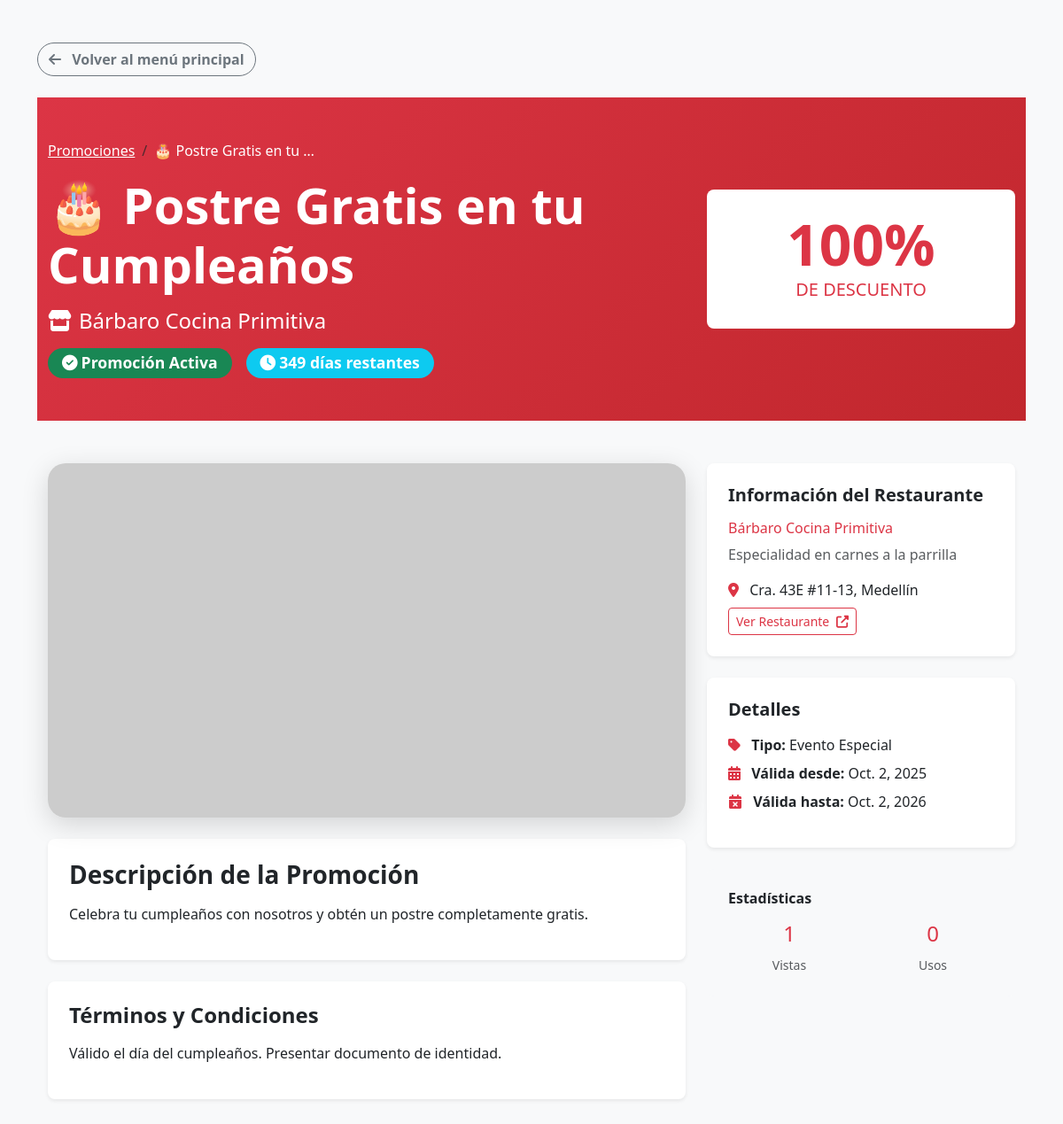
Page /promociones/promocion/5/ on the committed database.
### promociones/models.py (models this page shows, shortened)
class Promocion(models.Model):
    titulo = models.CharField(max_length=200, help_text="Título llamativo de la promoción")
    descripcion = models.TextField(help_text="Descripción detallada de la promoción")
    descripcion_corta = models.CharField(max_length=150, help_text="Descripción breve para tarjetas")
    restaurante = models.ForeignKey(Business, on_delete=models.CASCADE, related_name='promociones')
    tipo_promocion = models.ForeignKey(TipoPromocion, on_delete=models.CASCADE)
    descuento_porcentaje = models.DecimalField(max_digits=5, decimal_places=2, blank=True, null=True, help_text="Ej: 25.00 para 25%")
    precio_original = models.DecimalField(max_digits=10, decimal_places=2, blank=True, null=True)
    precio_promocional = models.DecimalField(max_digits=10, decimal_places=2, blank=True, null=True)
    fecha_inicio = models.DateField()
    fecha_fin = models.DateField()
    hora_inicio = models.TimeField(blank=True, null=True, help_text="Hora de inicio diaria")
    hora_fin = models.TimeField(blank=True, null=True, help_text="Hora de fin diaria")
    dias_validos = models.CharField(max_length=20, default="1234567", help_text="1=Lunes, 7=Domingo")
    activa = models.BooleanField(default=True)
    limite_personas = models.PositiveIntegerField(blank=True, null=True, help_text="Límite de personas que pueden usar la promoción")
    usos_actuales = models.PositiveIntegerField(default=0)
    imagen_principal = models.URLField(blank=True, null=True)
    imagen_secundaria = models.URLField(blank=True, null=True)
    terminos_condiciones = models.TextField(blank=True, help_text="Términos y condiciones específicos")
    creada_en = models.DateTimeField(auto_now_add=True)
    actualizada_en = models.DateTimeField(auto_now=True)
    creada_por = models.ForeignKey(settings.AUTH_USER_MODEL, on_delete=models.SET_NULL, null=True, blank=True)
    vistas = models.PositiveIntegerField(default=0)
    me_gusta = models.PositiveIntegerField(default=0)
    def esta_activa(self):
        hoy = timezone.now().date()
        ahora = timezone.now().time()
        if not (self.fecha_inicio <= hoy <= self.fecha_fin):
            return False
        if not self.activa:
            return False
        if self.limite_personas and self.usos_actuales >= self.limite_personas:
            return False
        dia_semana = str(hoy.isoweekday())
        if dia_semana not in self.dias_validos:
            return False
        if self.hora_inicio and self.hora_fin:
            if not (self.hora_inicio <= ahora <= self.hora_fin):
                return False
        return True
    def calcular_descuento(self):
        if self.precio_original and self.precio_promocional:
            descuento = ((self.precio_original - self.precio_promocional) / self.precio_original) * 100
            return round(descuento, 2)
        return self.descuento_porcentaje
    def tiempo_restante(self):
        hoy = timezone.now().date()
        if self.fecha_fin > hoy:
            return (self.fecha_fin - hoy).days
        return 0
    def incrementar_vistas(self):
        self.vistas += 1
        self.save(update_fields=['vistas'])
    class Meta:
        verbose_name = "Promoción"
        verbose_name_plural = "Promociones"
        ordering = ['-creada_en']

class TipoPromocion(models.Model):
    nombre = models.CharField(max_length=50, unique=True)
    descripcion = models.TextField(blank=True)
    class Meta:
        verbose_name = "Tipo de Promoción"
        verbose_name_plural = "Tipos de Promociones"

### appdely/models.py (models this page shows, shortened)
class Business(models.Model):
    business_name = models.CharField(max_length=50)
    address = models.CharField(max_length=100)
    description = models.TextField()
    phone_number = models.CharField(max_length=30)
    email = models.CharField(max_length=50)
    status = models.BooleanField(default=True)
    created_at = models.DateTimeField(auto_now_add=True)
    updated_at = models.DateTimeField(auto_now=True)
    business_type = models.ForeignKey(BusinessType, on_delete=models.CASCADE)
    image_url = models.CharField(max_length=100, blank=True, null=True)
    def average_rating(self):
        reviews = self.review_set.all()
        if reviews.exists():
            return round(sum(r.rating for r in reviews) / reviews.count(), 2)
        return None
    average_rating.short_description = 'Promedio de Calificación'

### promociones/views.py (the view)
# urls.py: path('promocion/<int:pk>/', views.promocion_detail, name='promocion_detail'),
def promocion_detail(request, pk):
    promocion = get_object_or_404(Promocion, pk=pk)
    promocion.incrementar_vistas()
    promociones_relacionadas = Promocion.objects.filter(
        restaurante=promocion.restaurante,
        activa=True
    ).exclude(pk=pk)[:3]
    context = {
        'promocion': promocion,
        'promociones_relacionadas': promociones_relacionadas,
        'esta_activa': promocion.esta_activa(),
        'tiempo_restante': promocion.tiempo_restante(),
        'descuento_calculado': promocion.calcular_descuento(),
    }
    return render(request, 'promociones/promocion_detail.html', context)

### promociones/templates/promociones/promocion_detail.html (shortened to what this page needs)
{% load static %}
<!DOCTYPE html>
<html lang="es">
<head>
  <link href="https://cdn.jsdelivr.net/npm/bootstrap@5.3.0/dist/css/bootstrap.min.css" rel="stylesheet">
  <link href="https://cdnjs.cloudflare.com/ajax/libs/font-awesome/6.4.0/css/all.min.css" rel="stylesheet">
  <link rel="stylesheet" href="{% static 'promociones/css/promocion.css' %}">
</head>
<body>
     <div class="container my-5">
    <div class="mb-4">
        <a href="{% url 'business_list' %}" class="btn btn-outline-secondary" style="border-radius:30px; font-weight:600;">
            <i class="fa-solid fa-arrow-left me-2"></i> Volver al menú principal
        </a>
    </div>
  <div class="promo-hero py-5">
    <div class="container">
      <div class="row align-items-center">
        <div class="col-md-8">
          <nav aria-label="breadcrumb" class="mb-3">
            <ol class="breadcrumb">
              <li class="breadcrumb-item"><a href="{% url 'promociones_list' %}" class="text-white">Promociones</a></li>
              <li class="breadcrumb-item active text-white" aria-current="page">{{ promocion.titulo|truncatewords:5 }}</li>
            </ol>
          </nav>
          <h1 class="display-4 fw-bold mb-3">{{ promocion.titulo }}</h1>
          <h4 class="mb-3">
            <i class="fas fa-store me-2"></i>{{ promocion.restaurante.business_name }}
          </h4>
          <div class="d-flex gap-3">
            {% if esta_activa %}
              <span class="badge bg-success status-badge">
                <i class="fas fa-check-circle me-1"></i>Promoción Activa
              </span>
            {% else %}
              <span class="badge bg-warning status-badge">
                <i class="fas fa-exclamation-triangle me-1"></i>Promoción Expirada
              </span>
            {% endif %}
            {% if tiempo_restante > 0 %}
              <span class="badge bg-info status-badge">
                <i class="fas fa-clock me-1"></i>{{ tiempo_restante }} día{{ tiempo_restante|pluralize }} restante{{ tiempo_restante|pluralize }}
              </span>
            {% endif %}
          </div>
        </div>
        <div class="col-md-4 text-center">
          {% if descuento_calculado %}
          <div class="bg-white text-danger rounded-3 p-4">
            <h1 class="display-3 fw-bold mb-0">{{ descuento_calculado|floatformat:0 }}%</h1>
            <h5>DE DESCUENTO</h5>
          </div>
          {% endif %}
        </div>
      </div>
    </div>
  </div>
  <div class="container my-5">
    <div class="row">
      <div class="col-lg-8">
        {% if promocion.imagen_principal %}
        <img src="{{ promocion.imagen_principal }}"
             class="img-fluid promo-image mb-4 w-100"
             alt="{{ promocion.titulo }}"
             style="height: 400px; object-fit: cover;"
             onerror="this.src='https://via.placeholder.com/800x400/dc3545/ffffff?text={{ promocion.titulo|urlencode }}';">
        {% endif %}
        <div class="bg-white rounded-3 p-4 mb-4 shadow-sm">
          <h3 class="fw-bold mb-3">Descripción de la Promoción</h3>
          <p class="lead">{{ promocion.descripcion|linebreaks }}</p>
        </div>
        {% if promocion.terminos_condiciones %}
        <div class="bg-white rounded-3 p-4 mb-4 shadow-sm">
          <h4 class="fw-bold mb-3">Términos y Condiciones</h4>
          <p>{{ promocion.terminos_condiciones|linebreaks }}</p>
        </div>
        {% endif %}
      </div>
      <div class="col-lg-4">
        <div class="bg-white rounded-3 p-4 mb-4 shadow-sm">
          <h5 class="fw-bold mb-3">Información del Restaurante</h5>
          <h6 class="text-danger">{{ promocion.restaurante.business_name }}</h6>
          <p class="text-muted mb-3">{{ promocion.restaurante.description|truncatewords:20 }}</p>
          <p class="mb-2">
            <i class="fas fa-map-marker-alt text-danger me-2"></i>
            {{ promocion.restaurante.address }}
          </p>
          <a href="{% url 'business_detail' promocion.restaurante.id %}" class="btn btn-outline-danger btn-sm">
            Ver Restaurante <i class="fas fa-external-link-alt ms-1"></i>
          </a>
        </div>
        <div class="bg-white rounded-3 p-4 mb-4 shadow-sm">
          <h5 class="fw-bold mb-3">Detalles</h5>
          <ul class="list-unstyled">
            <li class="mb-2">
              <i class="fas fa-tag text-danger me-2"></i>
              <strong>Tipo:</strong> {{ promocion.tipo_promocion.nombre }}
            </li>
            <li class="mb-2">
              <i class="fas fa-calendar-alt text-danger me-2"></i>
              <strong>Válida desde:</strong> {{ promocion.fecha_inicio }}
            </li>
            <li class="mb-2">
              <i class="fas fa-calendar-times text-danger me-2"></i>
              <strong>Válida hasta:</strong> {{ promocion.fecha_fin }}
            </li>
          </ul>
        </div>
        <div class="bg-light rounded-3 p-4 mb-4">
          <h6 class="fw-bold mb-3">Estadísticas</h6>
          <div class="row text-center">
            <div class="col-6">
              <h4 class="text-danger">{{ promocion.vistas }}</h4>
              <small class="text-muted">Vistas</small>
            </div>
            <div class="col-6">
              <h4 class="text-danger">{{ promocion.usos_actuales }}</h4>
              <small class="text-muted">Usos</small>
            </div>
          </div>
        </div>
      </div>
    </div>
  </div>
</body>
</html>

### promociones/static/promociones/css/promocion.css (style rules this page uses)
body { background-color: #f8f9fa; }
.promo-image { height: 200px; object-fit: cover; position: relative; }
.promo-hero { background: linear-gradient(135deg, #dc3545, #c1272d); color: white; }
.promo-image { border-radius: 20px; box-shadow: 0 8px 30px rgba(0,0,0,0.15); }
.status-badge { font-size: 1.1rem; padding: 8px 16px; border-radius: 25px; }

### rows in the picture
Promocion: titulo "🎂 Postre Gratis en tu …", titulo "🎂 Postre Gratis en tu Cumpleaños", restaurante.business_name "Bárbaro Cocina Primitiva", descuento_porcentaje "100", descripcion "Celebra tu cumpleaños con nosotros y obtén un postre completamente gratis.", terminos_condiciones "Válido el día del cumpleaños. Presentar documento de identidad.", restaurante.description "Especialidad en carnes a la parrilla", restaurante.address "Cra. 43E #11-13, Medellín", tipo_promocion.nombre "Evento Especial", fecha_inicio "Oct. 2, 2025", fecha_fin "Oct. 2, 2026", vistas "1", usos_actuales "0"

### other values in the picture
{{ tiempo_restante }} "349"
